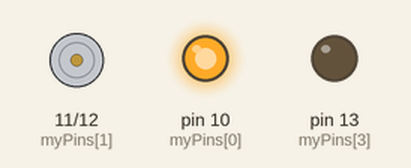
Recording of a sketch running on a simulated Arduino Uno, built with avr-gcc and run on an emulated ATmega328P. On the bench: motor-driver pin pairs drawn as motors (green arrow = first pin HIGH = forward, orange = second pin HIGH = backward, longer = more drive), output pins drawn as LEDs (lit = HIGH).

Above: at 0.2 s.
At 0.7 s:
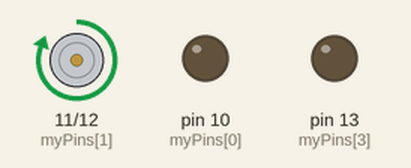
At 1.2 s:
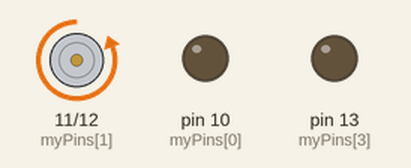
At 11.8 s:
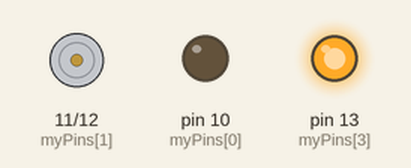
Timing chart, 0 to 15.4 s (numbered marks = the images above):
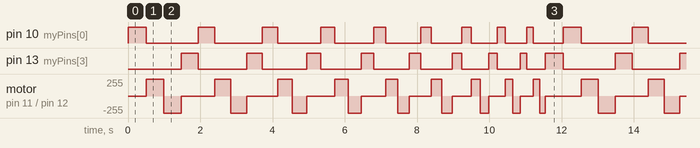

Measured:
- by itself, pin 10 (myPins[0]), pin 13 (myPins[3]): moves between LOW and HIGH, repeating every 11.9 s
- by itself, motor on pin 11 (myPins[1]) / pin 12 (myPins[2]): moves between backward 255/255 and forward 255/255, repeating every 11.9 s

The sketch:

blinkingLightRowSketch.ino
```cpp
int startingPin;
int currentPin;
int myPins[] = {10,11,12,13};
int delayPeriod;

void setup() {
  // put your setup code here, to run once:
  for(int i = 0; i<4; i++)
  {
    pinMode(myPins[i], OUTPUT);
  }
  currentPin = 0;
  startingPin = 0;
  delayPeriod = 500;
}

void loop() {
  // put your main code here, to run repeatedly:

    digitalWrite(myPins[currentPin], HIGH);
    digitalWrite(myPins[(currentPin+3)%4], LOW);
    delay(delayPeriod);


  currentPin = (currentPin + 1)%4;
  delayPeriod-=10;

  if(delayPeriod<160)
  {
    delayPeriod=500;
  }

}
```
